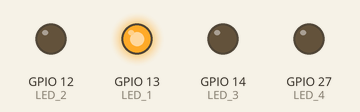
Simulated run of this sketch. Board: ESP32. Parts: output pins drawn as LEDs (lit = HIGH).

Above: at 0.07 s.
At 0.52 s:
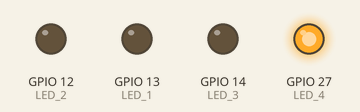
At 1.42 s:
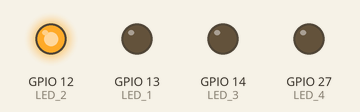
At 2.77 s:
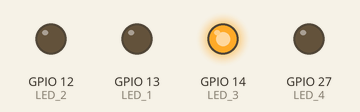
Timing chart, 0 to 3.1 s (numbered marks = the images above):
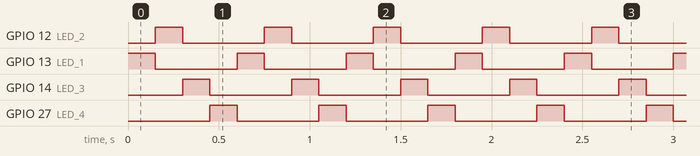

Measured:
- by itself, GPIO 12 (LED_2), GPIO 13 (LED_1), GPIO 14 (LED_3), GPIO 27 (LED_4): alternates HIGH for 0.15 s and LOW for 0.45 s
- by itself, everything shown: repeats every 0.60 s, in 4 steps

The sketch:

proton_pack.ino
```cpp
// Pins for the four LEDs
#define LED_1 13  // GPIO13 (D13)
#define LED_2 12  // GPIO12 (D12)
#define LED_3 14  // GPIO14 (D14)
#define LED_4 27  // GPIO27 (D27) - New LED pin

// Time each LED stays on (in milliseconds)
#define DELAY_TIME 150

void setup() {
  // Set each LED pin as output
  pinMode(LED_1, OUTPUT);
  pinMode(LED_2, OUTPUT);
  pinMode(LED_3, OUTPUT);
  pinMode(LED_4, OUTPUT);  // Set the new pin D27 as output
}

void loop() {
  // Light up LEDs one by one in a loop
  digitalWrite(LED_1, HIGH);
  delay(DELAY_TIME);
  digitalWrite(LED_1, LOW);

  digitalWrite(LED_2, HIGH);
  delay(DELAY_TIME);
  digitalWrite(LED_2, LOW);

  digitalWrite(LED_3, HIGH);
  delay(DELAY_TIME);
  digitalWrite(LED_3, LOW);

  digitalWrite(LED_4, HIGH);  // Light up the new LED
  delay(DELAY_TIME);
  digitalWrite(LED_4, LOW);  // Turn it off
}
```
